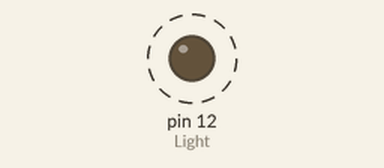
This sketch was run on a simulated Arduino Uno, built with avr-gcc and run on an emulated ATmega328P. Shown: output pins drawn as LEDs (lit = HIGH). Dashed ring = blinking.

Above: at 1.0 s.
Timing chart, 0 to 5.1 s (numbered marks = the images above):
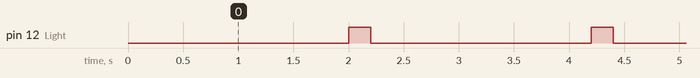

Measured:
- by itself, pin 12 (Light): alternates HIGH for 0.20 s and LOW for 2.0 s

The sketch:

sketch_dec28a_LIS_DAY_2.ino
```cpp
int Light = 12 ;  //HERO board pin 12

void setup() {
  // initialize the HERO...
  // initialize a digital pin as an output, then set its value to HIGH (5 volts)
  pinMode(Light, OUTPUT);
  digitalWrite(Light, LOW);


}

void loop() {
  // the code placed here will run repeatedly until the HERO is turned off:
  digitalWrite(Light, LOW);
  delay(2000);
  digitalWrite(Light, HIGH);
  delay(200);
}
```
